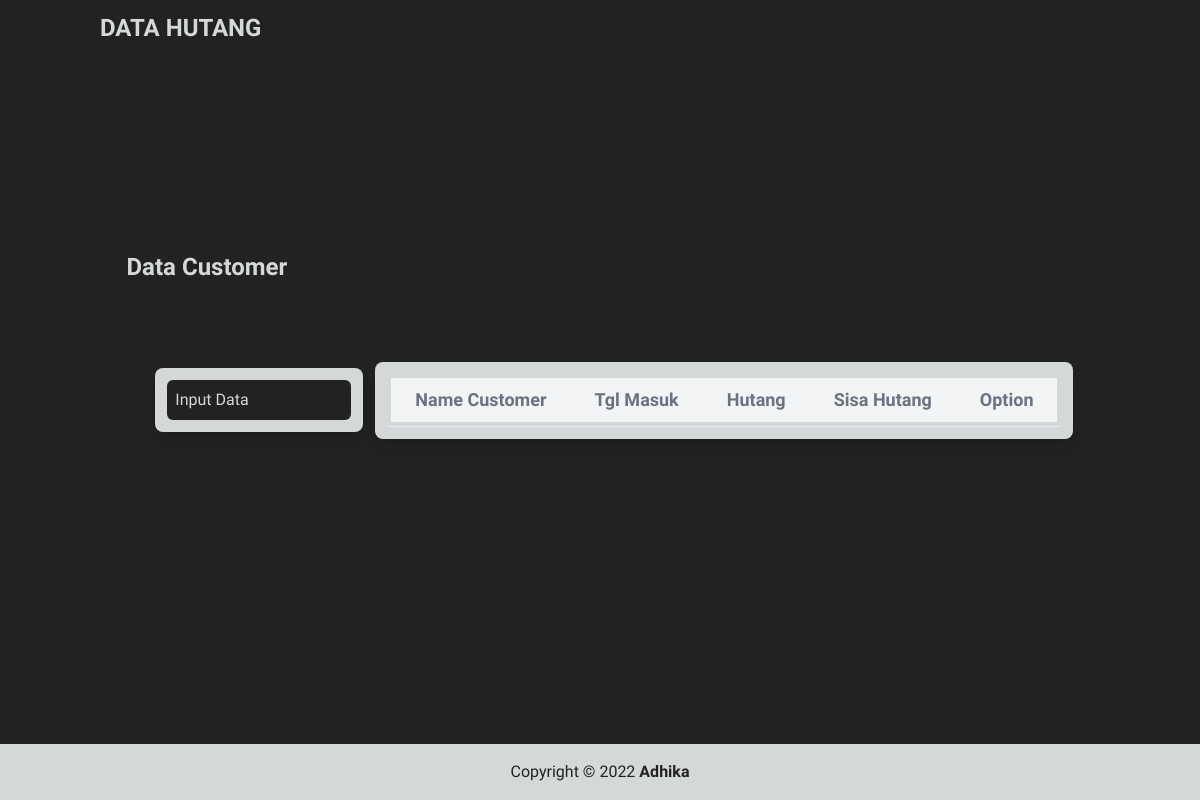
Before: / with the older database file.
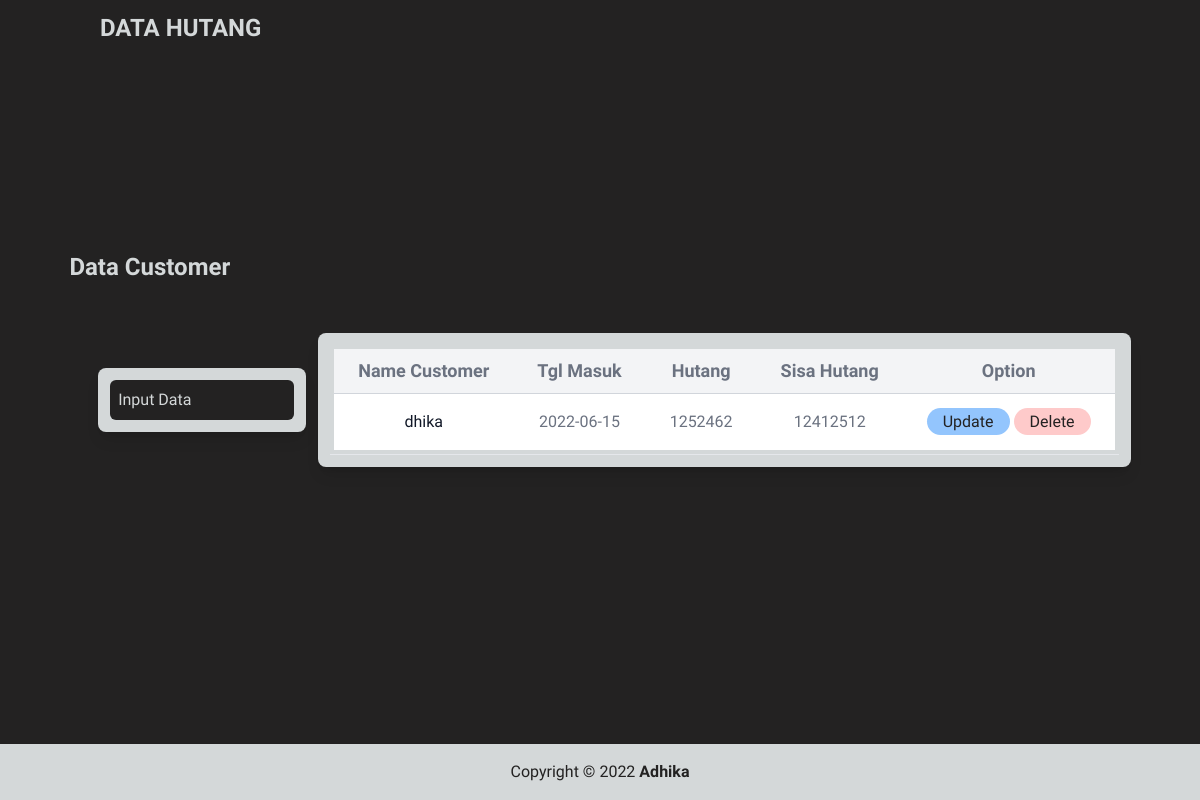
After: the same page with the newer database file.
### tables this page shows
CREATE TABLE IF NOT EXISTS `tr_hutang` (
  `id_hutang` int(11) NOT NULL AUTO_INCREMENT,
  `id_customer` int(11) DEFAULT NULL,
  `tgl_pembayaran` date DEFAULT NULL,
  `dibayarkan` varchar(200) DEFAULT NULL,
  `sisa_hutang` varchar(200) DEFAULT NULL,
  `created_by` varchar(50) DEFAULT NULL,
  `created_date` datetime DEFAULT NULL,
  PRIMARY KEY (`id_hutang`)
);

CREATE TABLE IF NOT EXISTS `tb_customer` (
  `id_customer` int(11) NOT NULL AUTO_INCREMENT,
  `nama_customer` varchar(200) DEFAULT NULL,
  `tgl_masuk` date DEFAULT NULL,
  `hutang` varchar(200) DEFAULT NULL,
  `created_by` varchar(50) DEFAULT NULL,
  `created_date` datetime DEFAULT NULL,
  PRIMARY KEY (`id_customer`)
);

### application/controllers/User.php (called while the page is built, shortened)
<?php
class User extends CI_Controller {
	function __construct()
    {
		$this->load->model('M_Hutang');
    }
	public function index()
	{
		$data['data_cust'] = $this->M_Hutang->view_data();
		$this->load->view('hutang/index', $data);
	}
}

### index.php (called while the page is built, shortened)
<?php
require_once BASEPATH.'core/CodeIgniter.php';

### application/models/M_Hutang.php (called while the page is built, shortened)
<?php
class M_Hutang extends CI_Model {
    function view_data(){
        $this->db->select('*');
        $this->db->from('tb_customer');
        $this->db->join('tr_hutang', 'tr_hutang.id_customer = tb_customer.id_customer', 'left');
        $this->db->order_by('tb_customer.id_customer', 'ASC');
        return $query = $this->db->get();
    }
}

### application/views/hutang/index.php (the view, shortened to what this page needs)
<!DOCTYPE html>
<html>
	<head>
            <script src="https://cdn.tailwindcss.com"></script>
            <link rel="stylesheet" type="text/css" href="https://cdn.datatables.net/1.12.1/css/jquery.dataTables.min.css">
            <link rel="stylesheet" type="text/css" href="https://cdn.datatables.net/buttons/2.2.3/css/buttons.dataTables.min.css">
	</head>
	<body class="bg-[#232222] text-[#d4d8d9]">
  <nav
			class="fixed left-0 top-0 w-full p-3 bg-transparent md:flex md:items-center md:justify-between md:px-[100px] transition-all"
		>
			<div class="flex justify-between items-center">
				<span class="text-lg md:text-2xl uppercase font-bold text-[#d4d8d9]">
					<span>Data Hutang</span>
				</span>
			</div>
		</nav>
    <div id="content" class="">
		<div class="flex justify-center min-h-screen transition-all flex-col">
			<div class="dashboard flex items-center justify-center rounded-lg flex-col md:flex-row gap-3 transition-all ">
			<h3 class="md:-mt-[266px] md:-mr-36 font-bold text-2xl text-[#d4d8d9]">Data Customer</h3>
            <div class="profil-detail flex items-center justify-center w-52 flex-col p-3 shadow-lg rounded-lg bg-[#d4d8d9]">
					<a href="#" class="w-full bg-[#232222] p-2 rounded-md hover:bg-[#8b8d8e] hover:text-[#232222]">
                        <p class="w-full">Input Data</p>
                    </a>
				</div>
                <div class="profil-detail flex items-center justify-center flex-col p-3 shadow-lg rounded-lg bg-[#d4d8d9]">
                    <div class="p-1 border-b border-gray-200">
                        <table class="divide-y divide-gray-300 w-full" id="dataTable">
                            <thead class="bg-gray-100">
                                <tr>
                                    <th class="px-6 py-2 text-lg text-gray-500">
                                        Name Customer
                                    </th>
                                    <th class="px-6 py-2 text-lg text-gray-500">
                                        Tgl Masuk
                                    </th>
                                    <th class="px-6 py-2 text-lg text-gray-500">
                                        Hutang
                                    </th>
                                    <th class="px-6 py-2 text-lg text-gray-500">
                                        Sisa Hutang
                                    </th>
                                    <th class="px-6 py-2 text-lg text-gray-500">
                                        Option
                                    </th>
                                </tr>
                            </thead>
                            <tbody class="bg-white divide-y divide-gray-500">
                                <?php foreach($data_cust->result_array() as $row) {?>
                                <tr class="whitespace-nowrap">
                                    <td class="px-6 py-4 text-center">
                                        <div class="text-md text-gray-900">
                                            <?= $row['nama_customer']; ?>
                                        </div>
                                    </td>
                                    <td class="px-6 py-4 text-center">
                                        <div class="text-md text-gray-500">
                                            <?= $row['tgl_masuk']; ?>
                                        </div>
                                    </td>
                                    <td class="px-6 py-4 text-md text-center text-gray-500">
                                        <?= $row['hutang']; ?>
                                    </td>
                                    <td class="px-6 py-4 text-center text-gray-500">
                                        <?= $row['sisa_hutang']; ?>
                                    </td>
                                    <td class="px-6 py-4 text-center">
                                        <a href="#" class="px-4 py-1 text-md text-[#232222] bg-blue-300 rounded-full">Update</a>
                                        <a href="#" class="px-4 py-1 text-md text-[#232222] bg-red-200 rounded-full">Delete</a>
                                    </td>
                                </tr>
                                <?php } ?>
                            </tbody>
                        </table>
                    </div>
				</div>
			</div>
     	</div>
    </div>
		<footer
			class="bottom-0 left-0 transition-all mt-20 lg:mt-40 flex justify-center items-center h-14 absolute w-full bg-[#d4d8d9] shadow"
		>
			<div class="container mx-auto flex justify-center items-center">
				<div>
					<p class="text-[#4bbcc7] md:text-[#232222]">
						Copyright © 2022
						<span class="font-semibold sm:inline-block hidden"
							>Adhika</span
						>
					</p>
				</div>
			</div>
		</footer>
	</body>
</html>

### application/views/hutang/index.php (style rules this page uses)
body { font-family: 'Averia Sans Libre', cursive; }

Changed rows visible on the page:
added tr_hutang: id_customer.nama_customer "dhika", id_customer.tgl_masuk "2022-06-15", id_customer.hutang "1252462", sisa_hutang "12412512"
